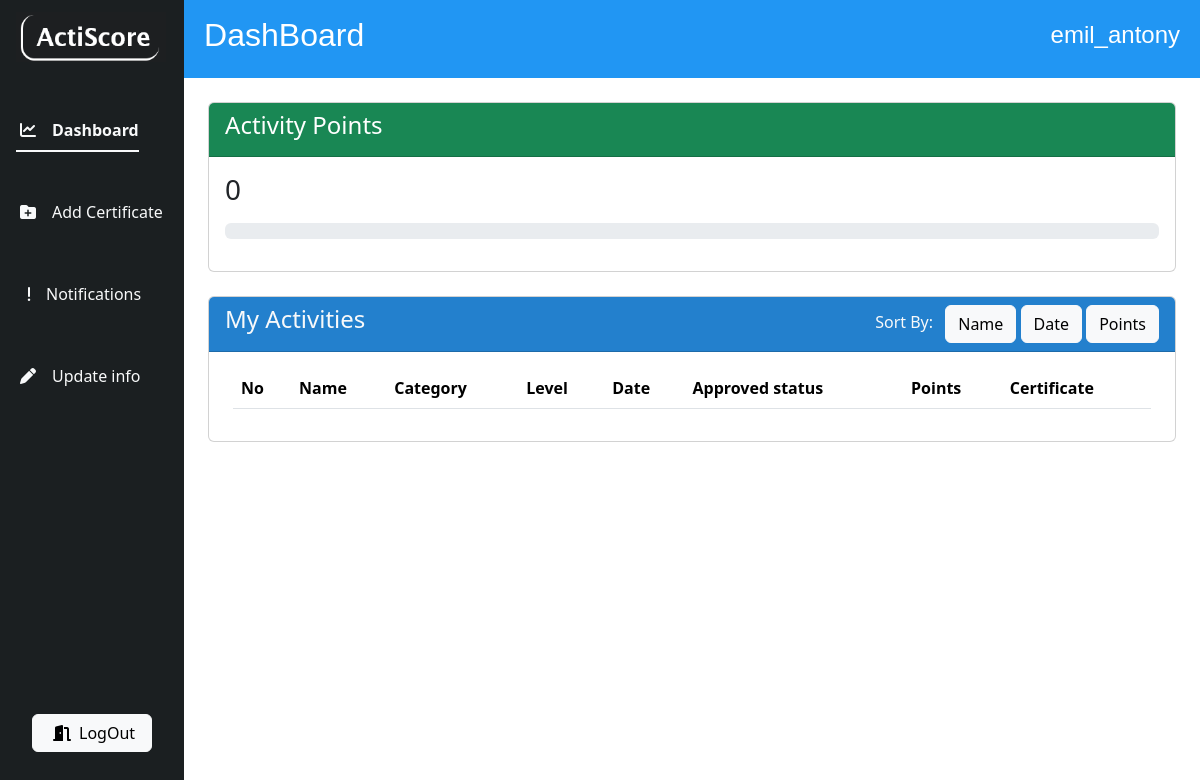
/student/Dashboard/ (signed in), run on an earlier commit of the app's database.
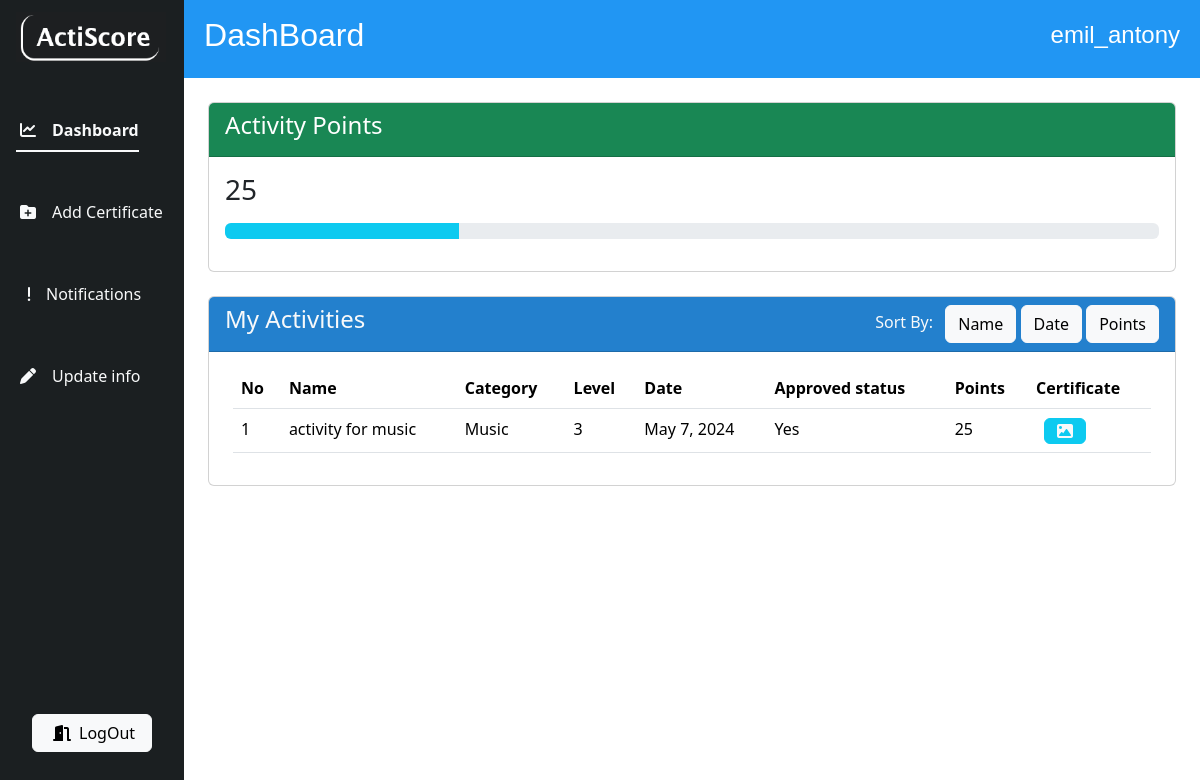
And on a later commit of the database.
### homepg/models.py (models this page shows, shortened)
class CustomUser(AbstractUser):
    role=(
        ('teacher','Teacher'),
        ('student','Student')
    )
    roles=models.CharField(max_length=10,choices=role,default="student")
    verified=models.BooleanField(default=False)

class Student(models.Model):
    batches=(
        ('9','9'),
        ('10','10'),
        ('11','11'),
        ('12-a','12-a'),
        ('12-b','12-b'))
    name = models.CharField(max_length=100)
    regno = models.CharField(max_length=10,blank=True,null=False,unique=True,validators=[RegexValidator(regex=r'^(aik|AIK)\d{2}(cs|CS)\d{3}$',message='Enter a valid registration number.')] )
    batch = models.CharField(choices=batches,default='9',max_length=10)
    points = models.IntegerField(default=0)
    teacher = models.ForeignKey(Teacher,default=None,on_delete=models.SET_DEFAULT,null=True,blank=True)
    user = models.OneToOneField(CustomUser,on_delete=models.CASCADE)

class Activity(models.Model):
    name = models.CharField(max_length=100)
    level = models.ForeignKey(Level,default=None,blank=True, on_delete=models.CASCADE)
    start_date = models.DateField(default=None,blank=True)
    end_date = models.DateField(default=None,blank = True)
    approved_status = models.BooleanField(default=False)
    certificate = models.FileField(upload_to='certificates/',default=None,blank=True)
    student = models.ForeignKey(Student,on_delete=models.CASCADE,blank=True,default=None)
    points_obtained = models.IntegerField(default=0)

class Level(models.Model):
    levelname = models.CharField(max_length=100,default='')
    subcategory = models.ForeignKey(Subcategory, on_delete=models.CASCADE)
    points_awarded = models.IntegerField(default=0)

class Subcategory(models.Model):
    name = models.CharField(max_length=100)
    category = models.ForeignKey(Category, on_delete=models.CASCADE)
    max = models.IntegerField()
    has_levels = models.BooleanField(default=False)
    additional = models.BooleanField(default=False)
    def __str__(self):
        return self.name

### homepg/decorators.py (the view)
    def wrapper_func (request,*args,**kwargs):
        if request.user.is_authenticated:
            if request.user.roles == 'teacher':
                return redirect('teachvw')
            else:
                return view_func(request,*args,**kwargs)
        else:
            return redirect('loginpg')

### homepg/views.py (called while the page is built)
@authenticated_student
@login_required(login_url='/login')
def studvw(request):
    studuser = request.user
    student = Student.objects.get(user=studuser)
    activities = Activity.objects.filter(student=student)
    sort_by = request.GET.get('sort_by')
    if sort_by == 'name':
        activities = activities.order_by('name')
    elif sort_by == 'date':
        activities = activities.order_by('end_date')
    elif sort_by == 'points':
        activities = activities.order_by('-points_obtained')
    return render(request,'studentview.html',{'student':student,'certificates':activities,'studuser':studuser})

### homepg/templates/studentview.html (shortened to what this page needs)
{% load static %}
<!doctype html>
<html lang="en">
  <head>
    <link rel="stylesheet" href="https://cdnjs.cloudflare.com/ajax/libs/font-awesome/6.5.1/css/all.min.css" />
    <link href="https://cdn.jsdelivr.net/npm/bootstrap@5.3.3/dist/css/bootstrap.min.css" rel="stylesheet">
</head>
  <body>
    <div class="container-fluid">
        <div class="row flex-nowrap">
            <div class="col-auto px-sm-2 px-0" style="background-color: #1b1f21;">
                <div class="d-flex flex-column align-items-center align-items-sm-start px-2 pt-1 text-white min-vh-100">
                    <div class="brand-name mb-5 mt-2">
                        <img src="{% static 'logo.png' %}"  alt="bootstrap" width="150" height="50">
                    </div>
                    <ul class="nav nav-underline nav-fill flex-column mb-sm-auto  align-items-sm-start " id="menu">
                        <li class="nav-item">
                            <a href="{% url 'studvw' %}" class="nav-link text-light active align-middle mb-4 ">
                            <span class="ms-1 d-none d-sm-inline"><i class="fa-solid fa-chart-line me-3"></i></i>Dashboard</span>
                            </a>
                        </li>
                        <li>
                            <a href="{% url 'uploadcert' %}" class="nav-link text-light px-0 align-middle mb-4" >
                             <span class="ms-1 d-none d-sm-inline"><i class="fa-solid fa-folder-plus me-3"></i>Add Certificate</span> </a>
                        </li>
                        <li>
                            <a href="{% url 'view_notif' %}" class="nav-link text-light px-0  align-middle mb-4" >
                             <span class="ms-1 d-none d-sm-inline"><i class="fa-solid fa-exclamation ms-2 me-3"></i>Notifications</span> </a>
                        </li>
                        <li>
                            <a href="{% url 'update_student' %}" class="nav-link text-light align-justify mb-4 w-100">
                         <span class="ms-1 d-none d-sm-inline"><i class="fa-solid fa-pen me-3"></i>Update info</span></a>
                        </li>
                    </ul>
                    <a class="btn btn-light  mx-3 mb-5 px-3 " href="{% url 'logout' %}" role="button"><span class="ms-1 d-none d-sm-inline"><i class="fa-solid fa-door-open me-2"></i>LogOut</span></a>
                </div>
            </div>
            <div class="col g-0">
                <nav class="navbar sticky-top px-2 py-3" style="background-color:#2196F3;color: #FFFFFF; font-family: Helvetica;">
                    <div class="container-fluid">
                        <h2 class="d-flex">DashBoard</h2>
                        <h4 class="d-flex">{{studuser.username}}</h4>
                    </div>
                </nav>
                    <div class="card m-4">
                        <div class="card-header text-bg-success">
                          <h4>Activity Points</h3>
                        </div>
                        <div class="card-body">
                          <h3 class="card-title">{{student.points}}</h4>
                          <p class="card-text"><div class="progress" role="progressbar" aria-label="Info example" aria-valuenow="{{student.points}}" aria-valuemin="0" aria-valuemax="100">
                            <div class="progress-bar bg-info" style="width: {{student.points}}%"></div>
                          </div></p>
                        </div>
                    </div>
                    <div class="card m-4">
                        <div class="card-header text-light d-flex justify-content-between"style="background-color:#2380cd;">
                            <h4>My Activities</h4>
                            <div>
                            <span class="me-2">Sort By:</span>
                            <button onclick="sortTable('name') " class="btn btn-light">Name</button>
                            <button onclick="sortTable('date')" class="btn btn-light">Date</button>
                            <button onclick="sortTable('points')" class="btn btn-light">Points</button>
                            </div>
                        </div>
                        <div class="card-body">
                            <div class="overflow-auto mx-2 "    style="max-height: 50vh;">
                            <table class="table" id="activity-table">
                                <thead>
                                    <tr>
                                        <th>No</th>
                                        <th  scope="col"> Name</th>
                                        <th  scope="col"> Category</th>
                                        <th  scope="col"> Level</th>
                                        <th  scope="col"> Date</th>
                                        <th  scope="col"> Approved status</th>
                                        <th  scope="col"> Points</th>
                                        <th  scope="col">Certificate</th>
                                    </tr>
                                </thead>
                                <tbody>
                                    {% for certs in certificates %}
                                        <tr>
                                            <td scope="row">{{ forloop.counter }}</td>
                                            <td >{{ certs.name }}</td>
                                            <td >{{ certs.level.subcategory }}</td>
                                            <td >{{ certs.level.levelname }}</td>
                                            <td >{{ certs.end_date }}</td>
                                            <td >{% if certs.approved_status %}Yes{% else %}No{% endif %}</td>
                                            <td >{{ certs.points_obtained }}</td>
                                            <td><a href="{{ certs.certificate.url }}" target="_blank"><div class="btn btn-info text-light my-0 py-0 mx-2"><i class="fa-solid fa-image"></i></div></a></td>
                                        </tr>
                                    {% endfor %}
                                </tbody>
                            </table></div>
                        </div>
                    </div>
            </div>
        </div>
    </div>
  </body>
</html>

What changed in the data, as far as the page shows it:
changed Student: points "0" → "25"
added Activity: name "activity for music", level.subcategory "Music", level.levelname "3", end_date "May 7, 2024", approved_status "Yes", points_obtained "25"
